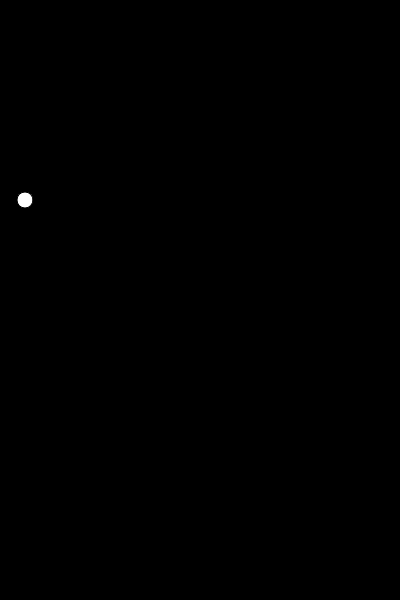
Frame 1 (no input)
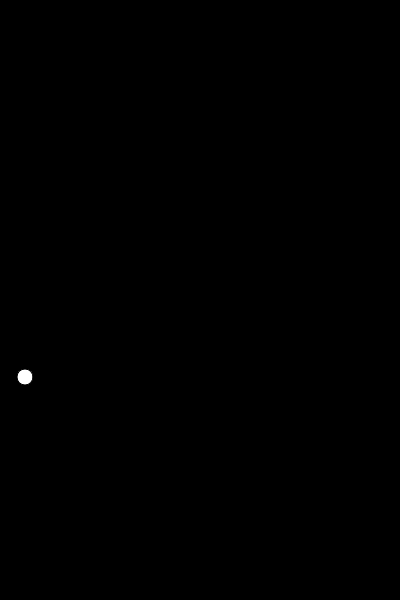
Frame 60 (no input)
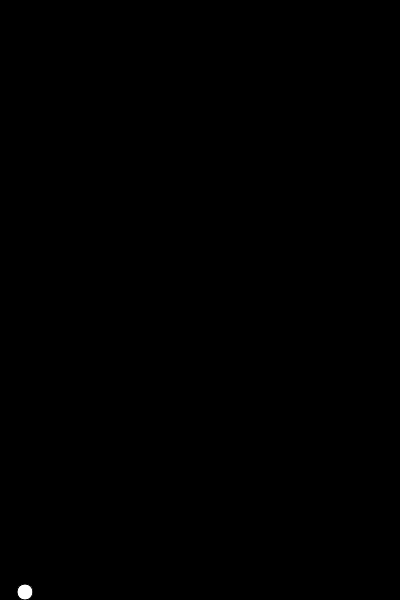
Frame 120 (the mouse pressed at the canvas centre since frame 60)

The p5.js sketch that drew these frames (run headless with seeded random() and noise() and a simulated clock; from frame 60 on, the mouse is pressed at the canvas centre):

// p5.js sketch
// ── sketch.js
var bird;

function setup(){
	createCanvas(400, 600);
	bird = new Bird();
}

function draw(){
	background(0);
	bird.show();
	bird.update();
}


function keyPressed(){
	if (key == ' '){
		bird.up();
	}
}
// ── bird.js
// https://www.youtube.com/watch?v=cXgA1d_E-jY
function Bird(){
	this.y = width/2;
	this.x = 25;

	this.gravity = 0.1;
	this.lift = -10;
	this.velocity = 0;

	this.r = 8;


	this.show = function(){
		fill(255);
		ellipse(this.x, this.y, this.r*2, this.r*2);
	}

	this.update = function() {
		this.velocity += this.gravity;
		this.y += this.velocity;

		if (this.y <= this.r){
			this.y = this.r;
		}else if(this.y >= height - this.r){
			this.y = height - this.r;
		}
	}

	this.up = function() {
		this.velocity += this.lift;
		console.log(this.velocity);
	}
}
// ── key.js
class Key{
	constructor(){
		this.upArrow = null;
	}
}
// ── pipe.js
class Pipe{
	constructor(){

	}

	show(){


	}

	update(){

	}




}
